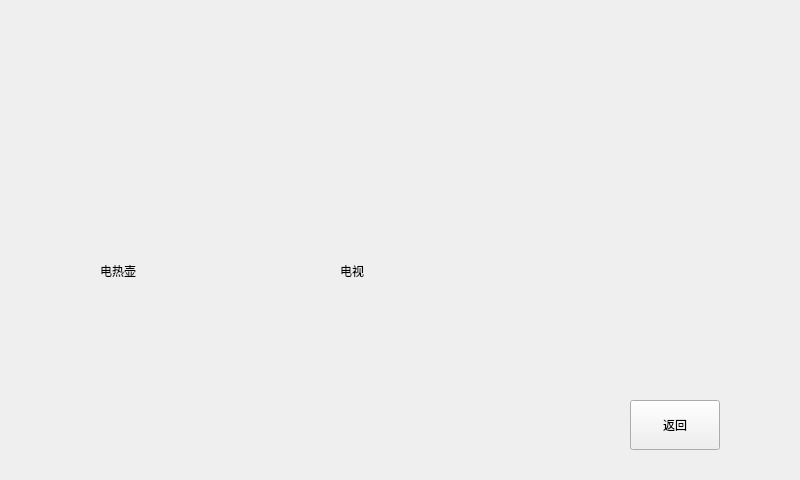
<?xml version="1.0" encoding="UTF-8"?>
<ui version="4.0">
 <class>house_app</class>
 <widget class="QDialog" name="house_app">
  <property name="geometry">
   <rect>
    <x>0</x>
    <y>0</y>
    <width>800</width>
    <height>480</height>
   </rect>
  </property>
  <property name="windowTitle">
   <string>Dialog</string>
  </property>
  <widget class="QPushButton" name="kettle">
   <property name="geometry">
    <rect>
     <x>80</x>
     <y>120</y>
     <width>111</width>
     <height>111</height>
    </rect>
   </property>
   <property name="text">
    <string/>
   </property>
   <property name="flat">
    <bool>true</bool>
   </property>
  </widget>
  <widget class="QPushButton" name="TV">
   <property name="geometry">
    <rect>
     <x>300</x>
     <y>120</y>
     <width>111</width>
     <height>111</height>
    </rect>
   </property>
   <property name="text">
    <string/>
   </property>
   <property name="flat">
    <bool>true</bool>
   </property>
  </widget>
  <widget class="QPushButton" name="back">
   <property name="geometry">
    <rect>
     <x>630</x>
     <y>400</y>
     <width>90</width>
     <height>50</height>
    </rect>
   </property>
   <property name="text">
    <string>返回</string>
   </property>
  </widget>
  <widget class="QLabel" name="label">
   <property name="geometry">
    <rect>
     <x>100</x>
     <y>260</y>
     <width>91</width>
     <height>21</height>
    </rect>
   </property>
   <property name="text">
    <string>电热壶</string>
   </property>
  </widget>
  <widget class="QLabel" name="label_2">
   <property name="geometry">
    <rect>
     <x>340</x>
     <y>260</y>
     <width>91</width>
     <height>21</height>
    </rect>
   </property>
   <property name="text">
    <string>电视</string>
   </property>
  </widget>
 </widget>
 <resources/>
 <connections/>
</ui>
